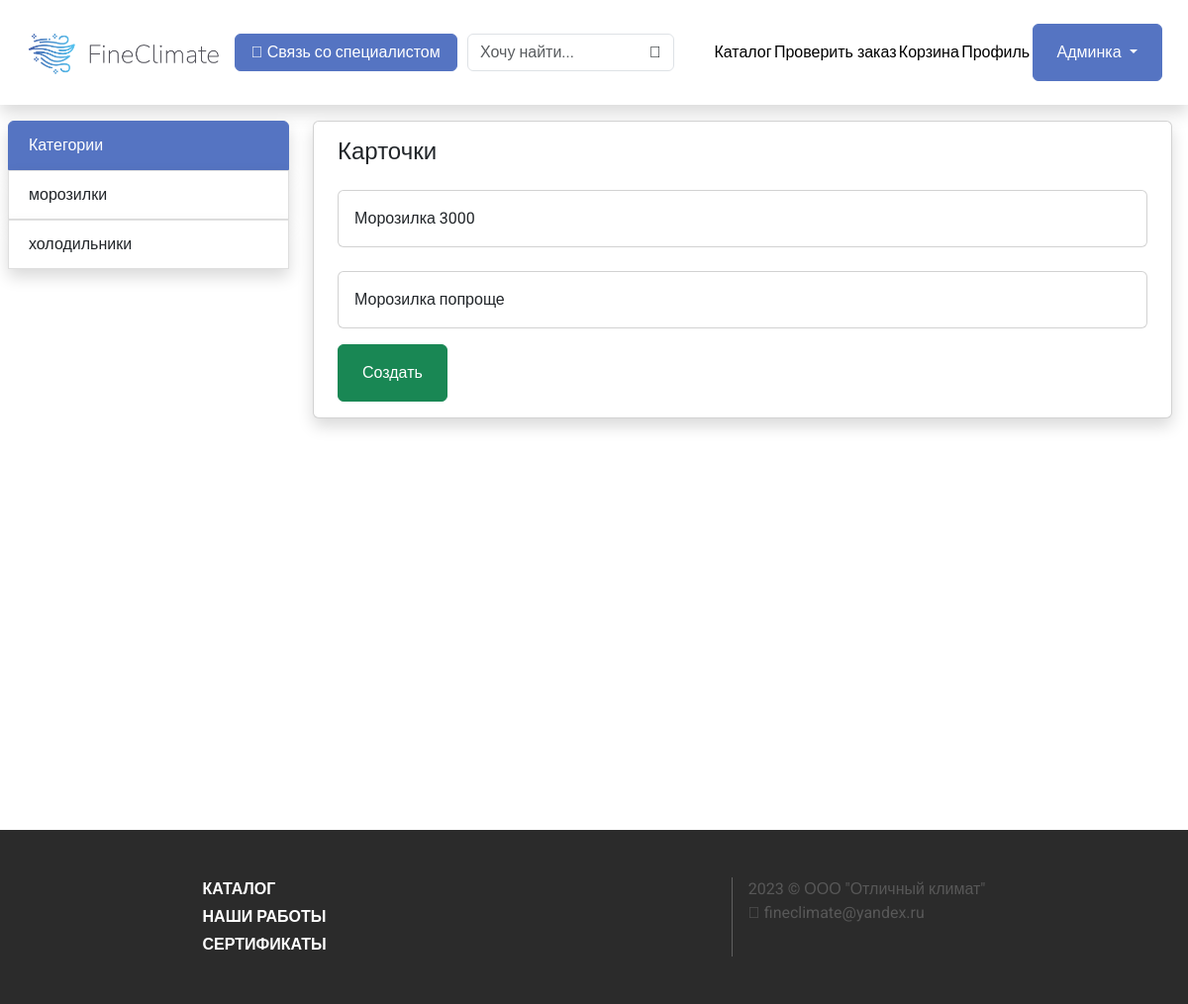
Page /cards/6 (signed in) on the committed database.
### router/models.py (models this page shows)
class Categories(models.Model):
    title = models.CharField(max_length=80)

class Cards(models.Model):
    title = models.CharField(max_length=100)
    description = models.CharField(max_length=6000, null=True)
    category = models.ForeignKey(Categories, on_delete=models.CASCADE, null=True)

### router/views.py (the view)
# urls.py: path("cards/<int:category_id>", views.get_all_cards),
@user_passes_test(admin_check, login_url="/login")
def get_all_cards(req, category_id):
    cards = Cards.objects.filter(category=category_id).values()
    return render(
        req, "admin/cards/all_cards.html", {"cards": cards, "category_id": category_id}
    )

### router/views.py (called while the page is built)
def admin_check(user: User):
    return user.is_superuser

### router/templates/admin/cards/all_cards.html
{% extends "../../base.html" %}
{% block content %}
    <div class="d-flex flex-column gap-2">
        <h4 class="ms-2">Карточки</h4>
        {% for card in cards %}
            <a href="/cards/{{category_id}}/{{card.id}}" class="text-decoration-none m-2">
                <div class="card">
                    <div class="card-body">
                        {{card.title}}
                    </div>
                </div>
            </a>
        {% endfor %}
        <a href="/cards/{{category_id}}/new" class="btn btn-success px-4 py-3 fit-width ms-2"> Создать</a>
    </div>
{% endblock content %}

### router/templates/base.html (shortened to what this page needs)
<html>
    <head>
        {% load static %}
        <link href="https://cdn.jsdelivr.net/npm/bootstrap@5.3.1/dist/css/bootstrap.min.css" rel="stylesheet">
        <link rel="stylesheet" href="{% static 'bs.css' %}">
        <link rel="stylesheet" href="{% static 'styles.css' %}">
    </head>
    <body>
        <header class="shadow d-flex align-items-center justify-content-evenly p-4">
            <a href="/" class="fit-width flex-grow-0" style="width: 200px">
                <img src="{% static 'logo.png' %}" alt="" class="logo">
            </a>
            <button class="btn btn-primary px-3 mx-2">
                <i class="fa-solid fa-phone "></i>
                Связь со специалистом
            </button>
            <form action="/" class="d-flex align-items-center justify-content-center m-0">
                <input type="text" name="q" class="search form-control m-0" value="{{q}}" placeholder="Хочу найти...">
                <button class="search btn"><i class="fa-solid fa-search"></i></button>
            </form>
            <a href="/" class="text-decoration-none text-black">Каталог</a>
            <a href="/check_order" class="text-decoration-none text-black">Проверить заказ</a>
            <a href="/cart" class="text-decoration-none text-black">Корзина</a>
            {% if is_logged %}
                <a href="/profile" class="text-decoration-none text-black">Профиль</a>
                {% if is_admin %}
                    <div class="dropdown">
                        <button class="btn btn-primary dropdown-toggle px-4 py-3" type="button" data-bs-toggle="dropdown" aria-expanded="false">
                        Админка
                        </button>
                    </div>
                {% endif %}
            {% else %}
                    <a href="/login" class="btn btn-primary px-4">Войти</a>
            {% endif %}
        </header>
        <div>
          <div class="d-flex">
            <ul class="d-none d-xl-block col-3 list-group my-3 px-2">
                <li class="list-group-item first-list shadow">Категории</li>
                {% for category in all_categories %}
                    <a href="/?active_category={{category.id}}&q={{q}}" class="text-decoration-none">
                        <li class="list-group-item shadow {% if active_category == category.id %} active {% endif %}">
                            {{category.title}}
                        </li>
                    </a>
                {% endfor %}
            </ul>
            <div class="col-12 col-xl-9">
              <div class="d-flex flex-column card shadow m-3">
                <div class="card-body">
                    {% block content %}it's base!{% endblock content %}
                </div>
              </div>
            </div>
          </div>
        </div>
        <footer class="d-flex justify-content-evenly py-5">
            <div class="d-flex flex-column fw-bold gap-1">
                <a href="/" class="text-decoration-none text-white">КАТАЛОГ</a>
                <a href="/works" class="text-decoration-none text-white">НАШИ РАБОТЫ</a>
                <a href="/certs" class="text-decoration-none text-white">СЕРТИФИКАТЫ</a>
            </div>
            <div class="d-flex">
                <div class="d-flex flex-column">
                    <div class="d-flex flex-column" style="color: #585858">
                        2023 © ООО "Отличный климат"
                        <span><i class="fa fa-envelope me-1" style="color: #585858" aria-hidden="true"></i>fineclimate@yandex.ru</span>
                    </div>
                </div>
            </div>
        </footer>
    </body>
</html>

### router/static/bs.css (style rules this page uses)
.btn-primary { color: #fff; background-color: #5574C2; border-color: #5574C2; }
a { color: #5574C2; text-decoration: none; background-color: transparent; }
.list-group-item { position: relative; display: block; padding: 0.75rem 1.25rem; background-color: #fff; border: 1px solid rgba(0, 0, 0, 0.125); }
.list-group-item:first-child { border-top-left-radius: inherit; border-top-right-radius: inherit; }
.list-group-item:last-child { border-bottom-right-radius: inherit; border-bottom-left-radius: inherit; }

### router/static/styles.css (style rules this page uses)
* { font-family: 'Roboto', sans-serif !important; }
:root { --primary: #5574C2; }
body { min-width: 1000px; width: auto !important; width: 1000px; }
.logo { object-fit: contain; max-width: 400px; width: 20%; min-width: 200px; }
.fit-width { width: fit-content; }
.first-list { background-color: #5574C2; color: white; border: solid 1px #5574C2; }
button.search { position: relative; left: -38px; }
input.search { transition: all .5s; }
footer { background-color: #2B2B2B; color: white; position: relative; top: 50vh; }

### router/templates/base.html (style rules this page uses)
.logo { object-fit: contain; max-width: 400px; width: 20%; min-width: 200px; }

### rows in the picture
Categories: title "морозилки"
Categories: title "холодильники"
Cards: title "Морозилка 3000"
Cards: title "Морозилка попроще"
